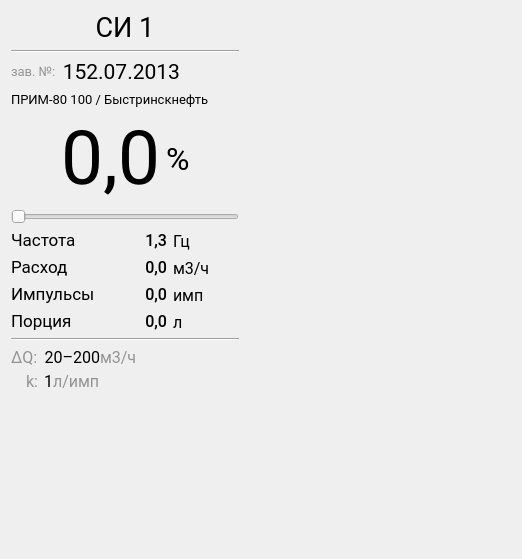
         <widget class="QWidget" name="tab4">
          <attribute name="title">
           <string>СИ</string>
          </attribute>
          <layout class="QGridLayout" name="gridLayout_13">
           <item row="0" column="0">
            <layout class="QVBoxLayout" name="verticalLayout_2">
             <item>
              <widget class="QLabel" name="title">
               <property name="font">
                <font>
                 <family>Roboto</family>
                 <pointsize>20</pointsize>
                </font>
               </property>
               <property name="text">
                <string>СИ 1</string>
               </property>
               <property name="alignment">
                <set>Qt::AlignCenter</set>
               </property>
              </widget>
             </item>
             <item>
              <widget class="Line" name="line_4">
               <property name="orientation">
                <enum>Qt::Horizontal</enum>
               </property>
              </widget>
             </item>
             <item>
              <layout class="QGridLayout" name="gridLayout_11">
               <item row="0" column="1">
                <widget class="QLabel" name="label_19">
                 <property name="font">
                  <font>
                   <family>Roboto</family>
                   <pointsize>16</pointsize>
                  </font>
                 </property>
                 <property name="text">
                  <string>152.07.2013</string>
                 </property>
                 <property name="alignment">
                  <set>Qt::AlignBottom|Qt::AlignRight|Qt::AlignTrailing</set>
                 </property>
                </widget>
               </item>
               <item row="0" column="3" rowspan="2">
                <widget class="QLabel" name="label_4">
                 <property name="text">
                  <string/>
                 </property>
                 <property name="pixmap">
                  <pixmap resource="qsseditor.qrc">:/images/symbol_ok.png</pixmap>
                 </property>
                </widget>
               </item>
               <item row="0" column="0">
                <widget class="QLabel" name="label_18">
                 <property name="font">
                  <font>
                   <family>Roboto</family>
                   <pointsize>10</pointsize>
                  </font>
                 </property>
                 <property name="text">
                  <string>&lt;html&gt;&lt;head/&gt;&lt;body&gt;&lt;p&gt;&lt;span style=&quot; color:#939393;&quot;&gt;зав. №:&lt;/span&gt;&lt;/p&gt;&lt;/body&gt;&lt;/html&gt;</string>
                 </property>
                 <property name="alignment">
                  <set>Qt::AlignLeading|Qt::AlignLeft|Qt::AlignVCenter</set>
                 </property>
                </widget>
               </item>
               <item row="0" column="2">
                <spacer name="horizontalSpacer_5">
                 <property name="orientation">
                  <enum>Qt::Horizontal</enum>
                 </property>
                 <property name="sizeHint" stdset="0">
                  <size>
                   <width>40</width>
                   <height>20</height>
                  </size>
                 </property>
                </spacer>
               </item>
               <item row="1" column="0" colspan="3">
                <widget class="QLabel" name="label_20">
                 <property name="font">
                  <font>
                   <family>Roboto</family>
                   <pointsize>10</pointsize>
                  </font>
                 </property>
                 <property name="text">
                  <string>ПРИМ-80 100 / Быстринскнефть</string>
                 </property>
                 <property name="alignment">
                  <set>Qt::AlignBottom|Qt::AlignLeading|Qt::AlignLeft</set>
                 </property>
                </widget>
               </item>
              </layout>
             </item>
             <item>
              <layout class="QHBoxLayout" name="horizontalLayout_4">
               <item>
                <spacer name="horizontalSpacer_6">
                 <property name="orientation">
                  <enum>Qt::Horizontal</enum>
                 </property>
                 <property name="sizeType">
                  <enum>QSizePolicy::Expanding</enum>
                 </property>
                 <property name="sizeHint" stdset="0">
                  <size>
                   <width>20</width>
                   <height>20</height>
                  </size>
                 </property>
                </spacer>
               </item>
               <item>
                <widget class="QLabel" name="label_3">
                 <property name="font">
                  <font>
                   <family>Roboto</family>
                   <pointsize>56</pointsize>
                  </font>
                 </property>
                 <property name="text">
                  <string>0,0</string>
                 </property>
                 <property name="alignment">
                  <set>Qt::AlignRight|Qt::AlignTrailing|Qt::AlignVCenter</set>
                 </property>
                </widget>
               </item>
               <item>
                <widget class="QLabel" name="label_16">
                 <property name="font">
                  <font>
                   <family>Roboto</family>
                   <pointsize>24</pointsize>
                  </font>
                 </property>
                 <property name="text">
                  <string>%</string>
                 </property>
                 <property name="alignment">
                  <set>Qt::AlignLeading|Qt::AlignLeft|Qt::AlignVCenter</set>
                 </property>
                </widget>
               </item>
               <item>
                <spacer name="horizontalSpacer_7">
                 <property name="orientation">
                  <enum>Qt::Horizontal</enum>
                 </property>
                 <property name="sizeType">
                  <enum>QSizePolicy::Expanding</enum>
                 </property>
                 <property name="sizeHint" stdset="0">
                  <size>
                   <width>10</width>
                   <height>20</height>
                  </size>
                 </property>
                </spacer>
               </item>
              </layout>
             </item>
             <item>
              <widget class="QSlider" name="horizontalSlider_2">
               <property name="orientation">
                <enum>Qt::Horizontal</enum>
               </property>
              </widget>
             </item>
             <item>
              <layout class="QGridLayout" name="gridLayout_12">
               <item row="1" column="2">
                <widget class="QLabel" name="label_7">
                 <property name="font">
                  <font>
                   <family>Roboto</family>
                   <pointsize>12</pointsize>
                  </font>
                 </property>
                 <property name="text">
                  <string>м3/ч</string>
                 </property>
                 <property name="alignment">
                  <set>Qt::AlignBottom|Qt::AlignLeading|Qt::AlignLeft</set>
                 </property>
                </widget>
               </item>
               <item row="0" column="0">
                <widget class="QLabel" name="label_6">
                 <property name="font">
                  <font>
                   <family>Roboto</family>
                   <pointsize>13</pointsize>
                  </font>
                 </property>
                 <property name="text">
                  <string>Частота</string>
                 </property>
                </widget>
               </item>
               <item row="0" column="1">
                <widget class="QLabel" name="label_5">
                 <property name="font">
                  <font>
                   <family>Roboto Medium</family>
                   <pointsize>12</pointsize>
                  </font>
                 </property>
                 <property name="text">
                  <string>1,3</string>
                 </property>
                 <property name="alignment">
                  <set>Qt::AlignRight|Qt::AlignTrailing|Qt::AlignVCenter</set>
                 </property>
                </widget>
               </item>
               <item row="0" column="2">
                <widget class="QLabel" name="label_8">
                 <property name="font">
                  <font>
                   <family>Roboto</family>
                   <pointsize>12</pointsize>
                  </font>
                 </property>
                 <property name="text">
                  <string>Гц</string>
                 </property>
                 <property name="alignment">
                  <set>Qt::AlignBottom|Qt::AlignLeading|Qt::AlignLeft</set>
                 </property>
                </widget>
               </item>
               <item row="1" column="0">
                <widget class="QLabel" name="label_9">
                 <property name="font">
                  <font>
                   <family>Roboto</family>
                   <pointsize>13</pointsize>
                  </font>
                 </property>
                 <property name="text">
                  <string>Расход</string>
                 </property>
                </widget>
               </item>
               <item row="1" column="1">
                <widget class="QLabel" name="label_10">
                 <property name="font">
                  <font>
                   <family>Roboto Medium</family>
                   <pointsize>12</pointsize>
                  </font>
                 </property>
                 <property name="text">
                  <string>0,0</string>
                 </property>
                 <property name="alignment">
                  <set>Qt::AlignRight|Qt::AlignTrailing|Qt::AlignVCenter</set>
                 </property>
                </widget>
               </item>
               <item row="2" column="0">
                <widget class="QLabel" name="label_12">
                 <property name="font">
                  <font>
                   <family>Roboto</family>
                   <pointsize>13</pointsize>
                  </font>
                 </property>
                 <property name="text">
                  <string>Импульсы</string>
                 </property>
                </widget>
               </item>
               <item row="2" column="1">
                <widget class="QLabel" name="label_11">
                 <property name="font">
                  <font>
                   <family>Roboto Medium</family>
                   <pointsize>12</pointsize>
                  </font>
                 </property>
                 <property name="text">
                  <string>0,0</string>
                 </property>
                 <property name="alignment">
                  <set>Qt::AlignRight|Qt::AlignTrailing|Qt::AlignVCenter</set>
                 </property>
                </widget>
               </item>
               <item row="2" column="2">
                <widget class="QLabel" name="label_13">
                 <property name="font">
                  <font>
                   <family>Roboto</family>
                   <pointsize>12</pointsize>
                  </font>
                 </property>
                 <property name="text">
                  <string>имп</string>
                 </property>
                 <property name="alignment">
                  <set>Qt::AlignBottom|Qt::AlignLeading|Qt::AlignLeft</set>
                 </property>
                </widget>
               </item>
               <item row="3" column="0">
                <widget class="QLabel" name="label_14">
                 <property name="font">
                  <font>
                   <family>Roboto</family>
                   <pointsize>13</pointsize>
                  </font>
                 </property>
                 <property name="text">
                  <string>Порция</string>
                 </property>
                </widget>
               </item>
               <item row="3" column="1">
                <widget class="QLabel" name="label_15">
                 <property name="font">
                  <font>
                   <family>Roboto Medium</family>
                   <pointsize>12</pointsize>
                  </font>
                 </property>
                 <property name="text">
                  <string>0,0</string>
                 </property>
                 <property name="alignment">
                  <set>Qt::AlignRight|Qt::AlignTrailing|Qt::AlignVCenter</set>
                 </property>
                </widget>
               </item>
               <item row="3" column="2">
                <widget class="QLabel" name="label_17">
                 <property name="font">
                  <font>
                   <family>Roboto</family>
                   <pointsize>12</pointsize>
                  </font>
                 </property>
                 <property name="text">
                  <string>л</string>
                 </property>
                 <property name="alignment">
                  <set>Qt::AlignBottom|Qt::AlignLeading|Qt::AlignLeft</set>
                 </property>
                </widget>
               </item>
              </layout>
             </item>
             <item>
              <widget class="Line" name="line_5">
               <property name="orientation">
                <enum>Qt::Horizontal</enum>
               </property>
              </widget>
             </item>
             <item>
              <layout class="QFormLayout" name="formLayout">
               <property name="labelAlignment">
                <set>Qt::AlignRight|Qt::AlignTrailing|Qt::AlignVCenter</set>
               </property>
               <property name="verticalSpacing">
                <number>4</number>
               </property>
               <item row="0" column="1">
                <layout class="QHBoxLayout" name="horizontalLayout_5">
                 <item>
                  <widget class="QLabel" name="label_21">
                   <property name="font">
                    <font>
                     <family>Roboto</family>
                     <pointsize>12</pointsize>
                    </font>
                   </property>
                   <property name="text">
                    <string>20–200</string>
                   </property>
                   <property name="alignment">
                    <set>Qt::AlignBottom|Qt::AlignRight|Qt::AlignTrailing</set>
                   </property>
                  </widget>
                 </item>
                 <item>
                  <widget class="QLabel" name="label_22">
                   <property name="font">
                    <font>
                     <family>Roboto</family>
                     <pointsize>12</pointsize>
                    </font>
                   </property>
                   <property name="text">
                    <string>&lt;html&gt;&lt;head/&gt;&lt;body&gt;&lt;p&gt;&lt;span style=&quot; color:#939393;&quot;&gt;м3/ч&lt;/span&gt;&lt;/p&gt;&lt;/body&gt;&lt;/html&gt;</string>
                   </property>
                   <property name="alignment">
                    <set>Qt::AlignBottom|Qt::AlignLeading|Qt::AlignLeft</set>
                   </property>
                  </widget>
                 </item>
                 <item>
                  <spacer name="horizontalSpacer_8">
                   <property name="orientation">
                    <enum>Qt::Horizontal</enum>
                   </property>
                   <property name="sizeHint" stdset="0">
                    <size>
                     <width>40</width>
                     <height>20</height>
                    </size>
                   </property>
                  </spacer>
                 </item>
                </layout>
               </item>
               <item row="1" column="1">
                <layout class="QHBoxLayout" name="horizontalLayout_6">
                 <item>
                  <widget class="QLabel" name="label_24">
                   <property name="font">
                    <font>
                     <family>Roboto</family>
                     <pointsize>12</pointsize>
                    </font>
                   </property>
                   <property name="text">
                    <string>1</string>
                   </property>
                   <property name="alignment">
                    <set>Qt::AlignBottom|Qt::AlignRight|Qt::AlignTrailing</set>
                   </property>
                  </widget>
                 </item>
                 <item>
                  <widget class="QLabel" name="label_25">
                   <property name="font">
                    <font>
                     <family>Roboto</family>
                     <pointsize>12</pointsize>
                    </font>
                   </property>
                   <property name="text">
                    <string>&lt;html&gt;&lt;head/&gt;&lt;body&gt;&lt;p&gt;&lt;span style=&quot; color:#939393;&quot;&gt;л/имп&lt;/span&gt;&lt;/p&gt;&lt;/body&gt;&lt;/html&gt;</string>
                   </property>
                   <property name="alignment">
                    <set>Qt::AlignBottom|Qt::AlignLeading|Qt::AlignLeft</set>
                   </property>
                  </widget>
                 </item>
                 <item>
                  <spacer name="horizontalSpacer_9">
                   <property name="orientation">
                    <enum>Qt::Horizontal</enum>
                   </property>
                   <property name="sizeHint" stdset="0">
                    <size>
                     <width>40</width>
                     <height>20</height>
                    </size>
                   </property>
                  </spacer>
                 </item>
                </layout>
               </item>
               <item row="1" column="0">
                <widget class="QLabel" name="label_23">
                 <property name="font">
                  <font>
                   <family>Roboto</family>
                   <pointsize>12</pointsize>
                  </font>
                 </property>
                 <property name="text">
                  <string>&lt;html&gt;&lt;head/&gt;&lt;body&gt;&lt;p&gt;&lt;span style=&quot; color:#939393;&quot;&gt;k:&lt;/span&gt;&lt;/p&gt;&lt;/body&gt;&lt;/html&gt;</string>
                 </property>
                 <property name="alignment">
                  <set>Qt::AlignBottom|Qt::AlignLeading|Qt::AlignLeft</set>
                 </property>
                </widget>
               </item>
               <item row="0" column="0">
                <widget class="QLabel" name="label_26">
                 <property name="font">
                  <font>
                   <family>Roboto</family>
                   <pointsize>12</pointsize>
                  </font>
                 </property>
                 <property name="text">
                  <string>&lt;html&gt;&lt;head/&gt;&lt;body&gt;&lt;p&gt;&lt;span style=&quot; color:#939393;&quot;&gt;ΔQ:&lt;/span&gt;&lt;/p&gt;&lt;/body&gt;&lt;/html&gt;</string>
                 </property>
                 <property name="alignment">
                  <set>Qt::AlignBottom|Qt::AlignLeading|Qt::AlignLeft</set>
                 </property>
                </widget>
               </item>
              </layout>
             </item>
            </layout>
           </item>
           <item row="0" column="1">
            <spacer name="horizontalSpacer_10">
             <property name="orientation">
              <enum>Qt::Horizontal</enum>
             </property>
             <property name="sizeHint" stdset="0">
              <size>
               <width>272</width>
               <height>20</height>
              </size>
             </property>
            </spacer>
           </item>
           <item row="1" column="0">
            <spacer name="verticalSpacer_3">
             <property name="orientation">
              <enum>Qt::Vertical</enum>
             </property>
             <property name="sizeHint" stdset="0">
              <size>
               <width>20</width>
               <height>157</height>
              </size>
             </property>
            </spacer>
           </item>
          </layout>
         </widget>
